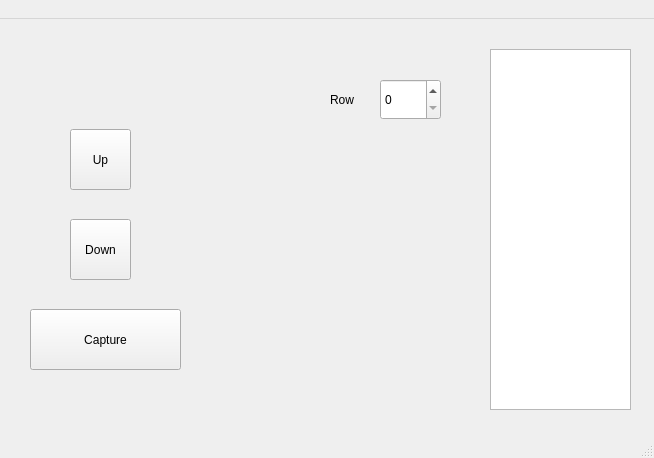
<?xml version="1.0" encoding="UTF-8"?>
<ui version="4.0">
 <class>cameraSetup</class>
 <widget class="QMainWindow" name="cameraSetup">
  <property name="geometry">
   <rect>
    <x>0</x>
    <y>0</y>
    <width>654</width>
    <height>458</height>
   </rect>
  </property>
  <property name="windowTitle">
   <string>MainWindow</string>
  </property>
  <widget class="QWidget" name="centralwidget">
   <widget class="QPushButton" name="captureBtn">
    <property name="geometry">
     <rect>
      <x>30</x>
      <y>290</y>
      <width>151</width>
      <height>61</height>
     </rect>
    </property>
    <property name="text">
     <string>Capture</string>
    </property>
   </widget>
   <widget class="QListWidget" name="imageList">
    <property name="geometry">
     <rect>
      <x>490</x>
      <y>30</y>
      <width>141</width>
      <height>361</height>
     </rect>
    </property>
   </widget>
   <widget class="QPushButton" name="upBtn">
    <property name="geometry">
     <rect>
      <x>70</x>
      <y>110</y>
      <width>61</width>
      <height>61</height>
     </rect>
    </property>
    <property name="text">
     <string>Up</string>
    </property>
   </widget>
   <widget class="QPushButton" name="downBtn">
    <property name="geometry">
     <rect>
      <x>70</x>
      <y>200</y>
      <width>61</width>
      <height>61</height>
     </rect>
    </property>
    <property name="text">
     <string>Down</string>
    </property>
   </widget>
   <widget class="QSpinBox" name="spinBox">
    <property name="geometry">
     <rect>
      <x>380</x>
      <y>60</y>
      <width>61</width>
      <height>41</height>
     </rect>
    </property>
   </widget>
   <widget class="QLabel" name="label">
    <property name="geometry">
     <rect>
      <x>330</x>
      <y>70</y>
      <width>41</width>
      <height>21</height>
     </rect>
    </property>
    <property name="text">
     <string>Row</string>
    </property>
   </widget>
  </widget>
  <widget class="QMenuBar" name="menubar">
   <property name="geometry">
    <rect>
     <x>0</x>
     <y>0</y>
     <width>654</width>
     <height>24</height>
    </rect>
   </property>
   <widget class="QMenu" name="menu">
    <property name="title">
     <string>  </string>
    </property>
   </widget>
   <addaction name="menu"/>
  </widget>
  <widget class="QStatusBar" name="statusbar"/>
 </widget>
 <resources/>
 <connections/>
</ui>
